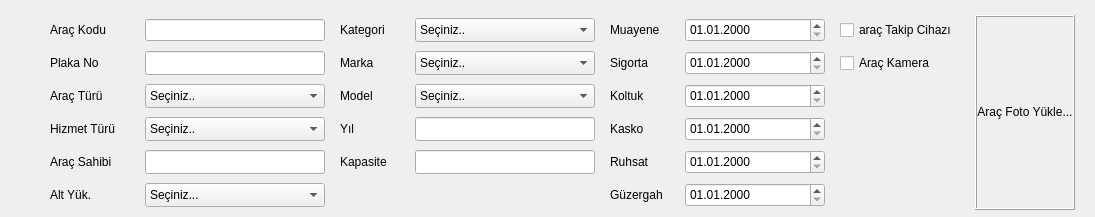
    <widget class="QFrame" name="top_frame">
     <property name="frameShape">
      <enum>QFrame::Shape::NoFrame</enum>
     </property>
     <property name="frameShadow">
      <enum>QFrame::Shadow::Plain</enum>
     </property>
     <layout class="QGridLayout" name="gridLayout_2">
      <property name="leftMargin">
       <number>50</number>
      </property>
      <property name="topMargin">
       <number>10</number>
      </property>
      <property name="rightMargin">
       <number>0</number>
      </property>
      <property name="bottomMargin">
       <number>2</number>
      </property>
      <property name="spacing">
       <number>0</number>
      </property>
      <item row="0" column="0">
       <layout class="QGridLayout" name="gridLayout">
        <property name="topMargin">
         <number>5</number>
        </property>
        <property name="bottomMargin">
         <number>5</number>
        </property>
        <property name="horizontalSpacing">
         <number>15</number>
        </property>
        <property name="verticalSpacing">
         <number>3</number>
        </property>
        <item row="0" column="0">
         <widget class="QLabel" name="label">
          <property name="sizePolicy">
           <sizepolicy hsizetype="Fixed" vsizetype="Fixed">
            <horstretch>0</horstretch>
            <verstretch>0</verstretch>
           </sizepolicy>
          </property>
          <property name="minimumSize">
           <size>
            <width>80</width>
            <height>30</height>
           </size>
          </property>
          <property name="maximumSize">
           <size>
            <width>80</width>
            <height>30</height>
           </size>
          </property>
          <property name="text">
           <string>Araç Kodu</string>
          </property>
         </widget>
        </item>
        <item row="2" column="0">
         <widget class="QLabel" name="label_3">
          <property name="sizePolicy">
           <sizepolicy hsizetype="Fixed" vsizetype="Fixed">
            <horstretch>0</horstretch>
            <verstretch>0</verstretch>
           </sizepolicy>
          </property>
          <property name="minimumSize">
           <size>
            <width>80</width>
            <height>30</height>
           </size>
          </property>
          <property name="maximumSize">
           <size>
            <width>80</width>
            <height>30</height>
           </size>
          </property>
          <property name="text">
           <string>Araç Türü</string>
          </property>
         </widget>
        </item>
        <item row="3" column="5">
         <widget class="QDateEdit" name="date_kasko">
          <property name="sizePolicy">
           <sizepolicy hsizetype="Fixed" vsizetype="Fixed">
            <horstretch>0</horstretch>
            <verstretch>0</verstretch>
           </sizepolicy>
          </property>
          <property name="minimumSize">
           <size>
            <width>140</width>
            <height>24</height>
           </size>
          </property>
          <property name="maximumSize">
           <size>
            <width>16777215</width>
            <height>24</height>
           </size>
          </property>
          <property name="alignment">
           <set>Qt::AlignmentFlag::AlignLeading|Qt::AlignmentFlag::AlignLeft|Qt::AlignmentFlag::AlignVCenter</set>
          </property>
          <property name="displayFormat">
           <string>dd.MM.yyyy</string>
          </property>
         </widget>
        </item>
        <item row="0" column="7" rowspan="6">
         <widget class="QLabel" name="lbl_arac_foto">
          <property name="focusPolicy">
           <enum>Qt::FocusPolicy::StrongFocus</enum>
          </property>
          <property name="frameShape">
           <enum>QFrame::Shape::Box</enum>
          </property>
          <property name="frameShadow">
           <enum>QFrame::Shadow::Raised</enum>
          </property>
          <property name="text">
           <string>Araç Foto Yükle...</string>
          </property>
          <property name="alignment">
           <set>Qt::AlignmentFlag::AlignCenter</set>
          </property>
         </widget>
        </item>
        <item row="1" column="4">
         <widget class="QLabel" name="label_20">
          <property name="sizePolicy">
           <sizepolicy hsizetype="Fixed" vsizetype="Fixed">
            <horstretch>0</horstretch>
            <verstretch>0</verstretch>
           </sizepolicy>
          </property>
          <property name="minimumSize">
           <size>
            <width>60</width>
            <height>30</height>
           </size>
          </property>
          <property name="maximumSize">
           <size>
            <width>60</width>
            <height>30</height>
           </size>
          </property>
          <property name="text">
           <string>Sigorta</string>
          </property>
         </widget>
        </item>
        <item row="1" column="6">
         <widget class="QCheckBox" name="chk_arac_cam">
          <property name="sizePolicy">
           <sizepolicy hsizetype="Fixed" vsizetype="Fixed">
            <horstretch>0</horstretch>
            <verstretch>0</verstretch>
           </sizepolicy>
          </property>
          <property name="minimumSize">
           <size>
            <width>120</width>
            <height>30</height>
           </size>
          </property>
          <property name="maximumSize">
           <size>
            <width>120</width>
            <height>30</height>
           </size>
          </property>
          <property name="text">
           <string>Araç Kamera</string>
          </property>
         </widget>
        </item>
        <item row="1" column="2">
         <widget class="QLabel" name="label_6">
          <property name="sizePolicy">
           <sizepolicy hsizetype="Fixed" vsizetype="Fixed">
            <horstretch>0</horstretch>
            <verstretch>0</verstretch>
           </sizepolicy>
          </property>
          <property name="minimumSize">
           <size>
            <width>60</width>
            <height>30</height>
           </size>
          </property>
          <property name="maximumSize">
           <size>
            <width>60</width>
            <height>30</height>
           </size>
          </property>
          <property name="text">
           <string>Marka</string>
          </property>
         </widget>
        </item>
        <item row="0" column="2">
         <widget class="QLabel" name="label_5">
          <property name="sizePolicy">
           <sizepolicy hsizetype="Fixed" vsizetype="Fixed">
            <horstretch>0</horstretch>
            <verstretch>0</verstretch>
           </sizepolicy>
          </property>
          <property name="minimumSize">
           <size>
            <width>60</width>
            <height>30</height>
           </size>
          </property>
          <property name="maximumSize">
           <size>
            <width>60</width>
            <height>30</height>
           </size>
          </property>
          <property name="text">
           <string>Kategori</string>
          </property>
         </widget>
        </item>
        <item row="1" column="3">
         <widget class="QComboBox" name="cmb_marka">
          <property name="sizePolicy">
           <sizepolicy hsizetype="Fixed" vsizetype="Fixed">
            <horstretch>0</horstretch>
            <verstretch>0</verstretch>
           </sizepolicy>
          </property>
          <property name="minimumSize">
           <size>
            <width>180</width>
            <height>24</height>
           </size>
          </property>
          <property name="maximumSize">
           <size>
            <width>180</width>
            <height>24</height>
           </size>
          </property>
          <item>
           <property name="text">
            <string>Seçiniz..</string>
           </property>
          </item>
         </widget>
        </item>
        <item row="2" column="5">
         <widget class="QDateEdit" name="date_koltuk">
          <property name="sizePolicy">
           <sizepolicy hsizetype="Fixed" vsizetype="Fixed">
            <horstretch>0</horstretch>
            <verstretch>0</verstretch>
           </sizepolicy>
          </property>
          <property name="minimumSize">
           <size>
            <width>140</width>
            <height>24</height>
           </size>
          </property>
          <property name="maximumSize">
           <size>
            <width>16777215</width>
            <height>24</height>
           </size>
          </property>
          <property name="alignment">
           <set>Qt::AlignmentFlag::AlignLeading|Qt::AlignmentFlag::AlignLeft|Qt::AlignmentFlag::AlignVCenter</set>
          </property>
          <property name="displayFormat">
           <string>dd.MM.yyyy</string>
          </property>
         </widget>
        </item>
        <item row="0" column="6">
         <widget class="QCheckBox" name="chk_arac_takip">
          <property name="sizePolicy">
           <sizepolicy hsizetype="Fixed" vsizetype="Fixed">
            <horstretch>0</horstretch>
            <verstretch>0</verstretch>
           </sizepolicy>
          </property>
          <property name="minimumSize">
           <size>
            <width>120</width>
            <height>30</height>
           </size>
          </property>
          <property name="maximumSize">
           <size>
            <width>120</width>
            <height>30</height>
           </size>
          </property>
          <property name="text">
           <string>araç Takip Cihazı</string>
          </property>
         </widget>
        </item>
        <item row="4" column="1">
         <widget class="QLineEdit" name="txt_arac_sahibi">
          <property name="sizePolicy">
           <sizepolicy hsizetype="Fixed" vsizetype="Fixed">
            <horstretch>0</horstretch>
            <verstretch>0</verstretch>
           </sizepolicy>
          </property>
          <property name="minimumSize">
           <size>
            <width>180</width>
            <height>24</height>
           </size>
          </property>
          <property name="maximumSize">
           <size>
            <width>180</width>
            <height>24</height>
           </size>
          </property>
         </widget>
        </item>
        <item row="4" column="4">
         <widget class="QLabel" name="label_23">
          <property name="sizePolicy">
           <sizepolicy hsizetype="Fixed" vsizetype="Fixed">
            <horstretch>0</horstretch>
            <verstretch>0</verstretch>
           </sizepolicy>
          </property>
          <property name="minimumSize">
           <size>
            <width>60</width>
            <height>30</height>
           </size>
          </property>
          <property name="maximumSize">
           <size>
            <width>60</width>
            <height>30</height>
           </size>
          </property>
          <property name="text">
           <string>Ruhsat</string>
          </property>
         </widget>
        </item>
        <item row="1" column="5">
         <widget class="QDateEdit" name="date_sigorta">
          <property name="sizePolicy">
           <sizepolicy hsizetype="Fixed" vsizetype="Fixed">
            <horstretch>0</horstretch>
            <verstretch>0</verstretch>
           </sizepolicy>
          </property>
          <property name="minimumSize">
           <size>
            <width>140</width>
            <height>24</height>
           </size>
          </property>
          <property name="maximumSize">
           <size>
            <width>16777215</width>
            <height>24</height>
           </size>
          </property>
          <property name="alignment">
           <set>Qt::AlignmentFlag::AlignLeading|Qt::AlignmentFlag::AlignLeft|Qt::AlignmentFlag::AlignVCenter</set>
          </property>
          <property name="displayFormat">
           <string>dd.MM.yyyy</string>
          </property>
         </widget>
        </item>
        <item row="3" column="3">
         <widget class="QLineEdit" name="txt_yil">
          <property name="sizePolicy">
           <sizepolicy hsizetype="Fixed" vsizetype="Fixed">
            <horstretch>0</horstretch>
            <verstretch>0</verstretch>
           </sizepolicy>
          </property>
          <property name="minimumSize">
           <size>
            <width>180</width>
            <height>24</height>
           </size>
          </property>
          <property name="maximumSize">
           <size>
            <width>180</width>
            <height>24</height>
           </size>
          </property>
         </widget>
        </item>
        <item row="3" column="4">
         <widget class="QLabel" name="label_22">
          <property name="sizePolicy">
           <sizepolicy hsizetype="Fixed" vsizetype="Fixed">
            <horstretch>0</horstretch>
            <verstretch>0</verstretch>
           </sizepolicy>
          </property>
          <property name="minimumSize">
           <size>
            <width>60</width>
            <height>30</height>
           </size>
          </property>
          <property name="maximumSize">
           <size>
            <width>60</width>
            <height>30</height>
           </size>
          </property>
          <property name="text">
           <string>Kasko</string>
          </property>
         </widget>
        </item>
        <item row="4" column="2">
         <widget class="QLabel" name="label_9">
          <property name="sizePolicy">
           <sizepolicy hsizetype="Fixed" vsizetype="Fixed">
            <horstretch>0</horstretch>
            <verstretch>0</verstretch>
           </sizepolicy>
          </property>
          <property name="minimumSize">
           <size>
            <width>60</width>
            <height>30</height>
           </size>
          </property>
          <property name="maximumSize">
           <size>
            <width>60</width>
            <height>30</height>
           </size>
          </property>
          <property name="text">
           <string>Kapasite</string>
          </property>
         </widget>
        </item>
        <item row="0" column="5">
         <widget class="QDateEdit" name="date_muayene">
          <property name="sizePolicy">
           <sizepolicy hsizetype="Fixed" vsizetype="Fixed">
            <horstretch>0</horstretch>
            <verstretch>0</verstretch>
           </sizepolicy>
          </property>
          <property name="minimumSize">
           <size>
            <width>140</width>
            <height>24</height>
           </size>
          </property>
          <property name="maximumSize">
           <size>
            <width>16777215</width>
            <height>24</height>
           </size>
          </property>
          <property name="alignment">
           <set>Qt::AlignmentFlag::AlignLeading|Qt::AlignmentFlag::AlignLeft|Qt::AlignmentFlag::AlignVCenter</set>
          </property>
          <property name="displayFormat">
           <string>dd.MM.yyyy</string>
          </property>
         </widget>
        </item>
        <item row="3" column="0">
         <widget class="QLabel" name="label_4">
          <property name="sizePolicy">
           <sizepolicy hsizetype="Fixed" vsizetype="Fixed">
            <horstretch>0</horstretch>
            <verstretch>0</verstretch>
           </sizepolicy>
          </property>
          <property name="minimumSize">
           <size>
            <width>80</width>
            <height>30</height>
           </size>
          </property>
          <property name="maximumSize">
           <size>
            <width>80</width>
            <height>30</height>
           </size>
          </property>
          <property name="text">
           <string>Hizmet Türü</string>
          </property>
         </widget>
        </item>
        <item row="1" column="0">
         <widget class="QLabel" name="label_2">
          <property name="sizePolicy">
           <sizepolicy hsizetype="Fixed" vsizetype="Fixed">
            <horstretch>0</horstretch>
            <verstretch>0</verstretch>
           </sizepolicy>
          </property>
          <property name="minimumSize">
           <size>
            <width>80</width>
            <height>30</height>
           </size>
          </property>
          <property name="maximumSize">
           <size>
            <width>80</width>
            <height>30</height>
           </size>
          </property>
          <property name="text">
           <string>Plaka No</string>
          </property>
         </widget>
        </item>
        <item row="2" column="1">
         <widget class="QComboBox" name="cmb_arac_turu">
          <property name="sizePolicy">
           <sizepolicy hsizetype="Fixed" vsizetype="Fixed">
            <horstretch>0</horstretch>
            <verstretch>0</verstretch>
           </sizepolicy>
          </property>
          <property name="minimumSize">
           <size>
            <width>180</width>
            <height>24</height>
           </size>
          </property>
          <property name="maximumSize">
           <size>
            <width>180</width>
            <height>24</height>
           </size>
          </property>
          <item>
           <property name="text">
            <string>Seçiniz..</string>
           </property>
          </item>
          <item>
           <property name="text">
            <string>ŞİRKET ARACI</string>
           </property>
          </item>
          <item>
           <property name="text">
            <string>TAŞERON ARACI</string>
           </property>
          </item>
         </widget>
        </item>
        <item row="1" column="1">
         <widget class="QLineEdit" name="txt_arac_plaka">
          <property name="sizePolicy">
           <sizepolicy hsizetype="Fixed" vsizetype="Fixed">
            <horstretch>0</horstretch>
            <verstretch>0</verstretch>
           </sizepolicy>
          </property>
          <property name="minimumSize">
           <size>
            <width>180</width>
            <height>24</height>
           </size>
          </property>
          <property name="maximumSize">
           <size>
            <width>180</width>
            <height>24</height>
           </size>
          </property>
         </widget>
        </item>
        <item row="4" column="0">
         <widget class="QLabel" name="label_10">
          <property name="sizePolicy">
           <sizepolicy hsizetype="Fixed" vsizetype="Fixed">
            <horstretch>0</horstretch>
            <verstretch>0</verstretch>
           </sizepolicy>
          </property>
          <property name="minimumSize">
           <size>
            <width>80</width>
            <height>30</height>
           </size>
          </property>
          <property name="maximumSize">
           <size>
            <width>80</width>
            <height>30</height>
           </size>
          </property>
          <property name="text">
           <string>Araç Sahibi</string>
          </property>
         </widget>
        </item>
        <item row="4" column="3">
         <widget class="QLineEdit" name="txt_kapasite">
          <property name="sizePolicy">
           <sizepolicy hsizetype="Fixed" vsizetype="Fixed">
            <horstretch>0</horstretch>
            <verstretch>0</verstretch>
           </sizepolicy>
          </property>
          <property name="minimumSize">
           <size>
            <width>180</width>
            <height>24</height>
           </size>
          </property>
          <property name="maximumSize">
           <size>
            <width>180</width>
            <height>24</height>
           </size>
          </property>
         </widget>
        </item>
        <item row="0" column="4">
         <widget class="QLabel" name="label_19">
          <property name="sizePolicy">
           <sizepolicy hsizetype="Fixed" vsizetype="Fixed">
            <horstretch>0</horstretch>
            <verstretch>0</verstretch>
           </sizepolicy>
          </property>
          <property name="minimumSize">
           <size>
            <width>60</width>
            <height>30</height>
           </size>
          </property>
          <property name="maximumSize">
           <size>
            <width>60</width>
            <height>30</height>
           </size>
          </property>
          <property name="text">
           <string>Muayene</string>
          </property>
         </widget>
        </item>
        <item row="2" column="3">
         <widget class="QComboBox" name="cmb_model">
          <property name="sizePolicy">
           <sizepolicy hsizetype="Fixed" vsizetype="Fixed">
            <horstretch>0</horstretch>
            <verstretch>0</verstretch>
           </sizepolicy>
          </property>
          <property name="minimumSize">
           <size>
            <width>180</width>
            <height>24</height>
           </size>
          </property>
          <property name="maximumSize">
           <size>
            <width>180</width>
            <height>24</height>
           </size>
          </property>
          <item>
           <property name="text">
            <string>Seçiniz..</string>
           </property>
          </item>
         </widget>
        </item>
        <item row="5" column="5">
         <widget class="QDateEdit" name="date_guzergah_izin">
          <property name="sizePolicy">
           <sizepolicy hsizetype="Fixed" vsizetype="Fixed">
            <horstretch>0</horstretch>
            <verstretch>0</verstretch>
           </sizepolicy>
          </property>
          <property name="minimumSize">
           <size>
            <width>140</width>
            <height>24</height>
           </size>
          </property>
          <property name="maximumSize">
           <size>
            <width>16777215</width>
            <height>24</height>
           </size>
          </property>
          <property name="alignment">
           <set>Qt::AlignmentFlag::AlignLeading|Qt::AlignmentFlag::AlignLeft|Qt::AlignmentFlag::AlignVCenter</set>
          </property>
          <property name="displayFormat">
           <string>dd.MM.yyyy</string>
          </property>
         </widget>
        </item>
        <item row="2" column="2">
         <widget class="QLabel" name="label_7">
          <property name="sizePolicy">
           <sizepolicy hsizetype="Fixed" vsizetype="Fixed">
            <horstretch>0</horstretch>
            <verstretch>0</verstretch>
           </sizepolicy>
          </property>
          <property name="minimumSize">
           <size>
            <width>60</width>
            <height>30</height>
           </size>
          </property>
          <property name="maximumSize">
           <size>
            <width>60</width>
            <height>30</height>
           </size>
          </property>
          <property name="text">
           <string>Model</string>
          </property>
         </widget>
        </item>
        <item row="4" column="5">
         <widget class="QDateEdit" name="date_calisma_ruhsati">
          <property name="sizePolicy">
           <sizepolicy hsizetype="Fixed" vsizetype="Fixed">
            <horstretch>0</horstretch>
            <verstretch>0</verstretch>
           </sizepolicy>
          </property>
          <property name="minimumSize">
           <size>
            <width>140</width>
            <height>24</height>
           </size>
          </property>
          <property name="maximumSize">
           <size>
            <width>16777215</width>
            <height>24</height>
           </size>
          </property>
          <property name="alignment">
           <set>Qt::AlignmentFlag::AlignLeading|Qt::AlignmentFlag::AlignLeft|Qt::AlignmentFlag::AlignVCenter</set>
          </property>
          <property name="displayFormat">
           <string>dd.MM.yyyy</string>
          </property>
         </widget>
        </item>
        <item row="3" column="1">
         <widget class="QComboBox" name="cmb_hizmet_turu">
          <property name="sizePolicy">
           <sizepolicy hsizetype="Fixed" vsizetype="Fixed">
            <horstretch>0</horstretch>
            <verstretch>0</verstretch>
           </sizepolicy>
          </property>
          <property name="minimumSize">
           <size>
            <width>180</width>
            <height>24</height>
           </size>
          </property>
          <property name="maximumSize">
           <size>
            <width>180</width>
            <height>24</height>
           </size>
          </property>
          <item>
           <property name="text">
            <string>Seçiniz..</string>
           </property>
          </item>
          <item>
           <property name="text">
            <string>SERVİS ARACI</string>
           </property>
          </item>
          <item>
           <property name="text">
            <string>HİZMET ARACI</string>
           </property>
          </item>
         </widget>
        </item>
        <item row="0" column="1">
         <widget class="QLineEdit" name="txt_arac_kodu">
          <property name="sizePolicy">
           <sizepolicy hsizetype="Fixed" vsizetype="Fixed">
            <horstretch>0</horstretch>
            <verstretch>0</verstretch>
           </sizepolicy>
          </property>
          <property name="minimumSize">
           <size>
            <width>180</width>
            <height>0</height>
           </size>
          </property>
          <property name="maximumSize">
           <size>
            <width>180</width>
            <height>16777215</height>
           </size>
          </property>
          <property name="focusPolicy">
           <enum>Qt::FocusPolicy::NoFocus</enum>
          </property>
         </widget>
        </item>
        <item row="3" column="2">
         <widget class="QLabel" name="label_8">
          <property name="sizePolicy">
           <sizepolicy hsizetype="Fixed" vsizetype="Fixed">
            <horstretch>0</horstretch>
            <verstretch>0</verstretch>
           </sizepolicy>
          </property>
          <property name="minimumSize">
           <size>
            <width>60</width>
            <height>30</height>
           </size>
          </property>
          <property name="maximumSize">
           <size>
            <width>60</width>
            <height>30</height>
           </size>
          </property>
          <property name="text">
           <string>Yıl</string>
          </property>
         </widget>
        </item>
        <item row="5" column="0">
         <widget class="QLabel" name="label_alt_yuklenici">
          <property name="sizePolicy">
           <sizepolicy hsizetype="Fixed" vsizetype="Fixed">
            <horstretch>0</horstretch>
            <verstretch>0</verstretch>
           </sizepolicy>
          </property>
          <property name="minimumSize">
           <size>
            <width>80</width>
            <height>30</height>
           </size>
          </property>
          <property name="maximumSize">
           <size>
            <width>80</width>
            <height>30</height>
           </size>
          </property>
          <property name="text">
           <string>Alt Yük.</string>
          </property>
         </widget>
        </item>
        <item row="5" column="1">
         <widget class="QComboBox" name="cmb_alt_yuklenici">
          <property name="sizePolicy">
           <sizepolicy hsizetype="Fixed" vsizetype="Fixed">
            <horstretch>0</horstretch>
            <verstretch>0</verstretch>
           </sizepolicy>
          </property>
          <property name="minimumSize">
           <size>
            <width>180</width>
            <height>24</height>
           </size>
          </property>
          <property name="maximumSize">
           <size>
            <width>180</width>
            <height>24</height>
           </size>
          </property>
          <item>
           <property name="text">
            <string>Seçiniz...</string>
           </property>
          </item>
         </widget>
        </item>
        <item row="5" column="4">
         <widget class="QLabel" name="label_24">
          <property name="sizePolicy">
           <sizepolicy hsizetype="Fixed" vsizetype="Fixed">
            <horstretch>0</horstretch>
            <verstretch>0</verstretch>
           </sizepolicy>
          </property>
          <property name="minimumSize">
           <size>
            <width>60</width>
            <height>30</height>
           </size>
          </property>
          <property name="maximumSize">
           <size>
            <width>60</width>
            <height>30</height>
           </size>
          </property>
          <property name="text">
           <string>Güzergah</string>
          </property>
         </widget>
        </item>
        <item row="2" column="4">
         <widget class="QLabel" name="label_21">
          <property name="sizePolicy">
           <sizepolicy hsizetype="Fixed" vsizetype="Fixed">
            <horstretch>0</horstretch>
            <verstretch>0</verstretch>
           </sizepolicy>
          </property>
          <property name="minimumSize">
           <size>
            <width>60</width>
            <height>30</height>
           </size>
          </property>
          <property name="maximumSize">
           <size>
            <width>60</width>
            <height>30</height>
           </size>
          </property>
          <property name="text">
           <string>Koltuk</string>
          </property>
         </widget>
        </item>
        <item row="0" column="3">
         <widget class="QComboBox" name="cmb_kategori">
          <property name="sizePolicy">
           <sizepolicy hsizetype="Fixed" vsizetype="Fixed">
            <horstretch>0</horstretch>
            <verstretch>0</verstretch>
           </sizepolicy>
          </property>
          <property name="minimumSize">
           <size>
            <width>180</width>
            <height>24</height>
           </size>
          </property>
          <property name="maximumSize">
           <size>
            <width>180</width>
            <height>24</height>
           </size>
          </property>
          <item>
           <property name="text">
            <string>Seçiniz..</string>
           </property>
          </item>
         </widget>
        </item>
        <item row="0" column="8">
         <spacer name="horizontalSpacer">
          <property name="orientation">
           <enum>Qt::Orientation::Horizontal</enum>
          </property>
          <property name="sizeType">
           <enum>QSizePolicy::Policy::Fixed</enum>
          </property>
          <property name="sizeHint" stdset="0">
           <size>
            <width>20</width>
            <height>20</height>
           </size>
          </property>
         </spacer>
        </item>
       </layout>
      </item>
     </layout>
    </widget>
